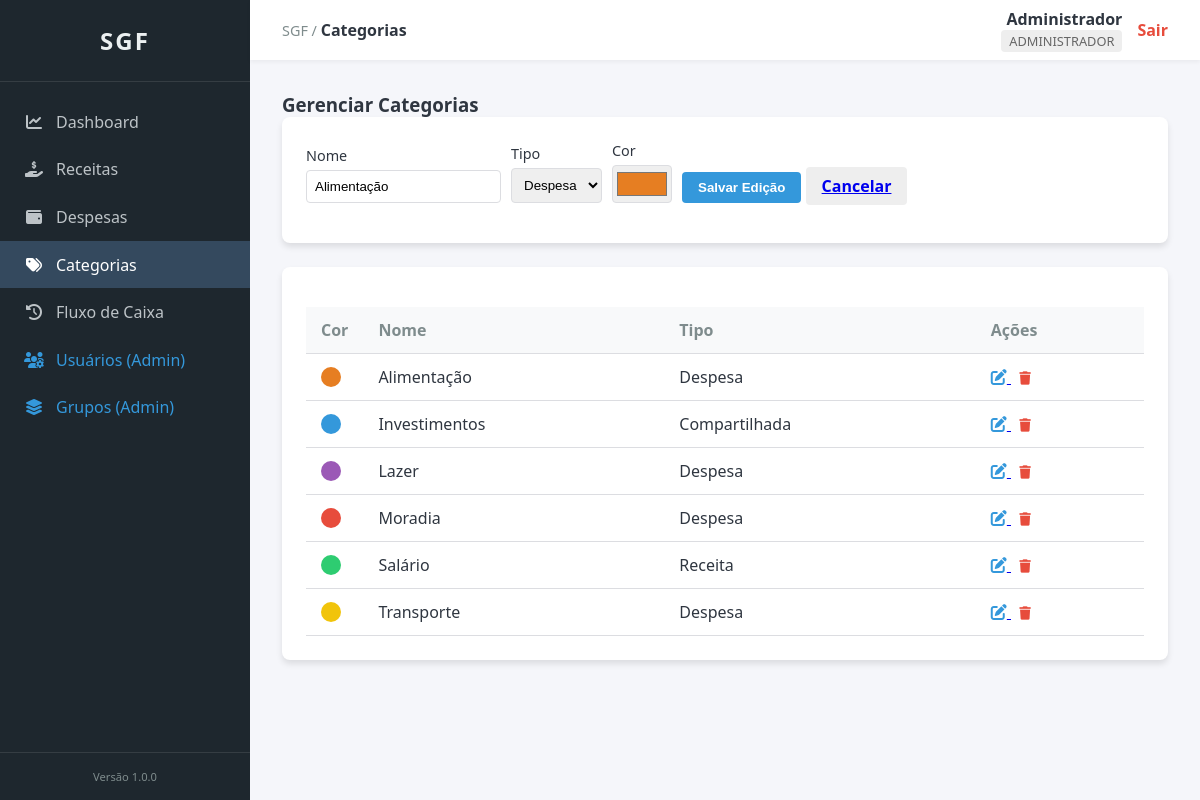
The page /index.php?page=categorias&action=edit&id=2 (signed in) on the database its author committed.
### tables this page shows
CREATE TABLE IF NOT EXISTS categorias (
    id INT AUTO_INCREMENT PRIMARY KEY,
    grupo_id INT NULL,
    nome VARCHAR(100) NOT NULL,
    tipo ENUM('receita', 'despesa', 'ambos') DEFAULT 'ambos',
    cor VARCHAR(7) DEFAULT '#3498db',
    criado_em TIMESTAMP DEFAULT CURRENT_TIMESTAMP,
    FOREIGN KEY (grupo_id) REFERENCES grupos(id) ON DELETE SET NULL
);

### includes/functions.php (called while the page is built, shortened)
<?php
function s($texto) {
    return htmlspecialchars($texto ?? '', ENT_QUOTES, 'UTF-8');
}

### pages/categorias.php (the view, shortened to what this page needs)
<?php
$grupo_id = getGrupoId();
$is_admin = ehAdmin();
$action = $_GET['action'] ?? 'list';
$edit_id = $_GET['id'] ?? null;
if ($action === 'edit' && $edit_id) {
    $stmt = $pdo->prepare("SELECT * FROM categorias WHERE id = ? AND (grupo_id = ? OR ? = 1)");
    $stmt->execute([$edit_id, $grupo_id, $is_admin]);
    $edit_data = $stmt->fetch();
}
$stmt = $pdo->prepare("SELECT * FROM categorias WHERE (grupo_id = ? OR ? = 1 OR grupo_id IS NULL) ORDER BY nome ASC");
$stmt->execute([$grupo_id, $is_admin]);
$categorias = $stmt->fetchAll();
?>
<h3>Gerenciar Categorias</h3>
<div class="card">
    <form action="index.php?page=categorias" method="POST" class="form-inline">
        <div class="form-group">
            <label>Nome</label>
            <input type="text" name="nome" class="form-control" value="<?= s($edit_data['nome'] ?? '') ?>" required>
        </div>
        <div class="form-group">
            <label>Tipo</label>
            <select name="tipo" class="form-control" required>
                <option value="despesa" <?= ($edit_data['tipo'] ?? '') === 'despesa' ? 'selected' : '' ?>>Despesa</option>
            </select>
        </div>
        <div class="form-group">
            <label>Cor</label>
            <input type="color" name="cor" class="form-control" style="height: 38px; width: 60px; padding: 2px;" value="<?= s($edit_data['cor'] ?? '#3498db') ?>">
        </div>
        <div class="form-group">
            <button type="submit" name="save_category" class="btn btn-primary">
                <?= $edit_data ? 'Salvar Edição' : 'Adicionar Categoria' ?>
            </button>
            <?php if ($edit_data): ?>
                <a href="index.php?page=categorias" class="btn" style="background: #eee;">Cancelar</a>
            <?php endif; ?>
        </div>
    </form>
</div>
<div class="card">
    <div class="table-responsive">
        <table>
            <thead>
                <tr>
                    <th>Cor</th>
                    <th>Nome</th>
                    <th>Tipo</th>
                    <th>Ações</th>
                </tr>
            </thead>
            <tbody>
                <?php foreach ($categorias as $c): ?>
                    <tr>
                        <td width="50">
                            <div style="width: 20px; height: 20px; border-radius: 50%; background-color: <?= s($c['cor']) ?>;"></div>
                        </td>
                        <td><?= s($c['nome']) ?></td>
                        <td>
                            <span style="text-transform: capitalize;"><?= s($c['tipo'] === 'ambos' ? 'Compartilhada' : $c['tipo']) ?></span>
                        </td>
                        <td>
                            <a href="index.php?page=categorias&action=edit&id=<?= $c['id'] ?>" title="Editar">
                                <i class="fas fa-edit" style="color: var(--accent);"></i>
                            </a>
                            <form action="index.php?page=categorias" method="POST" style="display:inline;" onsubmit="return confirm('Excluir esta categoria?');">
                                <button type="submit" name="delete_category" style="background:none; border:none; cursor:pointer; padding:0;">
                                    <i class="fas fa-trash" style="color: var(--danger);"></i>
                                </button>
                            </form>
                        </td>
                    </tr>
                <?php endforeach; ?>
            </tbody>
        </table>
    </div>
</div>

### assets/css/style.css (style rules this page uses)
:root { --primary-color: #2c3e50; --sidebar-bg: #1e272e; --sidebar-item-active: #34495e; --content-bg: #f5f6fa; --header-bg: #ffffff; --accent: #3498db; --success: #27ae60; --danger: #e74c3c; --warning: #f1c40b; --text-main: #2f3640; --text-muted: #7f8c8d; --border: #dcdde1; --shadow: 0 4px 6px rgba(0, 0, 0, 0.1); --sidebar-width: 250px; }
* { margin: 0; padding: 0; box-sizing: border-box; }
body { font-family: 'Segoe UI', Roboto, Helvetica, Arial, sans-serif; color: var(--text-main); background-color: var(--content-bg); }
.card { background: white; padding: 1.5rem; border-radius: 8px; box-shadow: var(--shadow); margin-bottom: 1.5rem; }
.btn { padding: 8px 16px; border-radius: 4px; border: none; cursor: pointer; font-weight: 600; transition: opacity 0.2s; }
.btn-primary { background: var(--accent); color: white; }
.table-responsive { overflow-x: auto; }
table { width: 100%; border-collapse: collapse; margin-top: 1rem; }
th, td { text-align: left; padding: 12px 15px; border-bottom: 1px solid var(--border); }
th { background-color: #f8f9fa; color: var(--text-muted); }
.form-inline { display: flex; gap: 10px; flex-wrap: wrap; align-items: flex-end; }
.form-group { margin-bottom: 1rem; }
.form-group label { display: block; margin-bottom: 0.3rem; font-size: 0.9rem; }
.form-control { width: 100%; padding: 8px; border: 1px solid var(--border); border-radius: 4px; }

### rows shown on the page
categorias: nome "Alimentação", tipo "Despesa", cor "#e67e22"
categorias: nome "Investimentos", tipo "Compartilhada"
categorias: nome "Lazer", tipo "Despesa"
categorias: nome "Moradia", tipo "Despesa"
categorias: nome "Salário", tipo "Receita"
categorias: nome "Transporte", tipo "Despesa"

### other values the page prints
s($page_title) "Categorias"
s($_SESSION['usuario_nome']) "Administrador"
